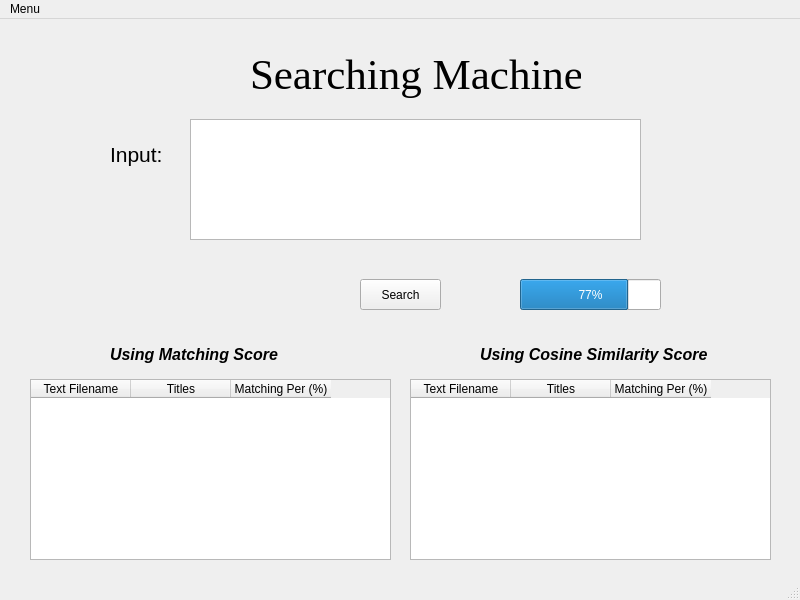
<?xml version="1.0" encoding="UTF-8"?>
<ui version="4.0">
 <class>MainWindow</class>
 <widget class="QMainWindow" name="MainWindow">
  <property name="geometry">
   <rect>
    <x>0</x>
    <y>0</y>
    <width>800</width>
    <height>600</height>
   </rect>
  </property>
  <property name="windowTitle">
   <string>MainWindow</string>
  </property>
  <widget class="QWidget" name="centralwidget">
   <widget class="QLabel" name="label">
    <property name="geometry">
     <rect>
      <x>250</x>
      <y>30</y>
      <width>331</width>
      <height>51</height>
     </rect>
    </property>
    <property name="font">
     <font>
      <family>Times New Roman</family>
      <pointsize>32</pointsize>
     </font>
    </property>
    <property name="text">
     <string>Searching Machine</string>
    </property>
   </widget>
   <widget class="QPlainTextEdit" name="plainTextEdit">
    <property name="geometry">
     <rect>
      <x>190</x>
      <y>100</y>
      <width>451</width>
      <height>121</height>
     </rect>
    </property>
   </widget>
   <widget class="QPushButton" name="pushButton">
    <property name="geometry">
     <rect>
      <x>360</x>
      <y>260</y>
      <width>81</width>
      <height>31</height>
     </rect>
    </property>
    <property name="text">
     <string>Search</string>
    </property>
   </widget>
   <widget class="QProgressBar" name="progressBar">
    <property name="geometry">
     <rect>
      <x>520</x>
      <y>260</y>
      <width>141</width>
      <height>31</height>
     </rect>
    </property>
    <property name="value">
     <number>77</number>
    </property>
   </widget>
   <widget class="QTableWidget" name="Cosine_Table">
    <property name="geometry">
     <rect>
      <x>410</x>
      <y>360</y>
      <width>361</width>
      <height>181</height>
     </rect>
    </property>
    <column>
     <property name="text">
      <string>Text Filename</string>
     </property>
    </column>
    <column>
     <property name="text">
      <string>Titles</string>
     </property>
    </column>
    <column>
     <property name="text">
      <string>Matching Per (%)</string>
     </property>
    </column>
   </widget>
   <widget class="QLabel" name="label_4">
    <property name="geometry">
     <rect>
      <x>480</x>
      <y>320</y>
      <width>241</width>
      <height>31</height>
     </rect>
    </property>
    <property name="font">
     <font>
      <pointsize>12</pointsize>
      <weight>75</weight>
      <italic>true</italic>
      <bold>true</bold>
      <underline>false</underline>
      <strikeout>false</strikeout>
     </font>
    </property>
    <property name="text">
     <string>Using Cosine Similarity Score</string>
    </property>
   </widget>
   <widget class="QTableWidget" name="Matching_Table">
    <property name="geometry">
     <rect>
      <x>30</x>
      <y>360</y>
      <width>361</width>
      <height>181</height>
     </rect>
    </property>
    <column>
     <property name="text">
      <string>Text Filename</string>
     </property>
    </column>
    <column>
     <property name="text">
      <string>Titles</string>
     </property>
    </column>
    <column>
     <property name="text">
      <string>Matching Per (%)</string>
     </property>
    </column>
   </widget>
   <widget class="QLabel" name="label_3">
    <property name="geometry">
     <rect>
      <x>110</x>
      <y>320</y>
      <width>181</width>
      <height>31</height>
     </rect>
    </property>
    <property name="font">
     <font>
      <pointsize>12</pointsize>
      <weight>75</weight>
      <italic>true</italic>
      <bold>true</bold>
      <underline>false</underline>
      <strikeout>false</strikeout>
     </font>
    </property>
    <property name="text">
     <string>Using Matching Score</string>
    </property>
   </widget>
   <widget class="QLabel" name="label_2">
    <property name="geometry">
     <rect>
      <x>110</x>
      <y>120</y>
      <width>61</width>
      <height>31</height>
     </rect>
    </property>
    <property name="font">
     <font>
      <pointsize>16</pointsize>
     </font>
    </property>
    <property name="text">
     <string>Input:</string>
    </property>
   </widget>
  </widget>
  <widget class="QMenuBar" name="menubar">
   <property name="geometry">
    <rect>
     <x>0</x>
     <y>0</y>
     <width>800</width>
     <height>21</height>
    </rect>
   </property>
   <widget class="QMenu" name="menuMenu">
    <property name="title">
     <string>Menu</string>
    </property>
   </widget>
   <addaction name="menuMenu"/>
  </widget>
  <widget class="QStatusBar" name="statusbar"/>
 </widget>
 <resources/>
 <connections/>
</ui>
